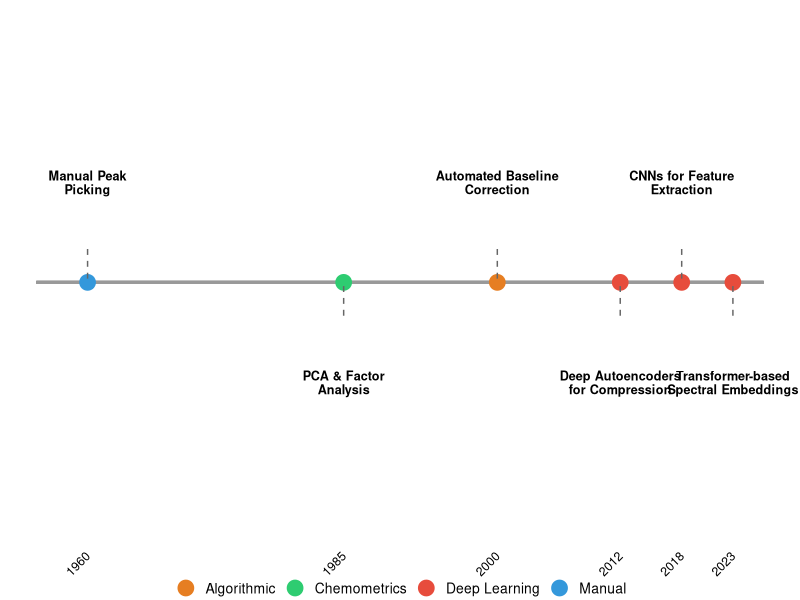

Recreate this plot in R.
## ---- chunk 1
#| label: setup
#| include: false
library(knitr)
## ---- chunk 2
#| label: timeline-plot
#| fig-width: 11
#| fig-height: 4.5
#| fig-align: center

library(ggplot2)

timeline_data <- data.frame(
  year = c(1960, 1985, 2000, 2012, 2018, 2023),
  event = c(
    "Manual Peak
Picking",
    "PCA & Factor
Analysis",
    "Automated Baseline
Correction",
    "Deep Autoencoders
for Compression",
    "CNNs for Feature
Extraction",
    "Transformer-based
Spectral Embeddings"
  ),
  era = c("Manual", "Chemometrics", "Algorithmic", "Deep Learning",
           "Deep Learning", "Deep Learning")
)

ggplot(timeline_data, aes(x = year, y = 0)) +
  geom_segment(aes(x = 1955, xend = 2026, y = 0, yend = 0),
               color = "grey60", linewidth = 1) +
  geom_point(aes(color = era), size = 5) +
  geom_text(aes(label = event, y = ifelse(seq_along(year) %% 2 == 0, -0.15, 0.15)),
            size = 3.2, lineheight = 0.9, fontface = "bold") +
  geom_segment(aes(xend = year,
                    y = ifelse(seq_along(year) %% 2 == 0, -0.05, 0.05),
                    yend = 0),
               color = "grey40", linetype = "dashed") +
  scale_color_manual(values = c("Manual" = "#3498db",
                                 "Chemometrics" = "#2ecc71",
                                 "Algorithmic" = "#e67e22",
                                 "Deep Learning" = "#e74c3c")) +
  scale_x_continuous(breaks = timeline_data$year) +
  ylim(-0.35, 0.35) +
  theme_void() +
  theme(
    legend.position = "bottom",
    legend.title = element_blank(),
    legend.text = element_text(size = 10),
    axis.text.x = element_text(size = 9, angle = 45, hjust = 1)
  ) +
  labs(title = "")
